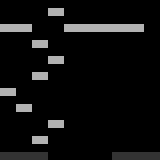

Below is a game level as drawn by its tile map, then a one-line description and the .tmx that defines it (tile-layer data replaced by summaries):
An orthogonal 10x10 tile map with 16x16 px tiles, 1 tile layer (Tile Layer 1).

<map version="1.0" orientation="orthogonal" width="10" height="10" tilewidth="16" tileheight="16">
 <tileset firstgid="1" name="test" tilewidth="16" tileheight="8">
  <image source="../defaultPlatform.png" width="16" height="16" />
 </tileset>
 <layer name="Tile Layer 1" width="10" height="10">
  <data>[100 cells, 21 non-empty, 2 distinct tile ids]</data>
 </layer>
</map>